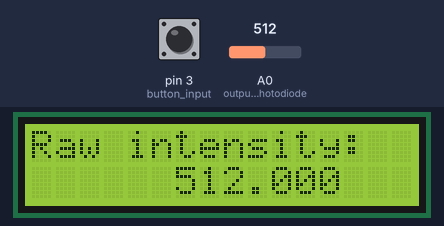
The sketch below on a simulated Arduino Uno, built with avr-gcc and run on an emulated ATmega328P. On the bench: 16×2 character LCD. The test bench sets the inputs (shaded band); at power-on: pin 3 (button_input) HIGH, A0 (output_photodiode) = 512. What the sketch prints to the serial monitor is not drawn.

Above: at 3.2 s.
3.3 s: pin 3 (button_input) pulled LOW for 0.15 s
At 4.6 s:
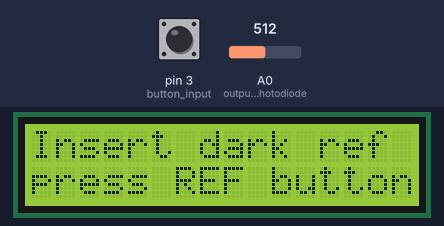
6.4 s: A0 (output_photodiode) set to 10
At 8.0 s:
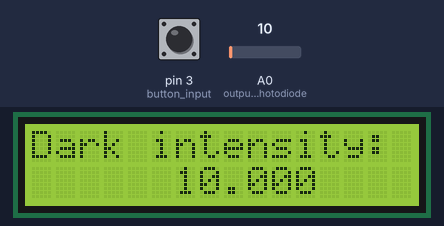
8.7 s: pin 3 (button_input) pulled LOW for 1 s
At 9.7 s:
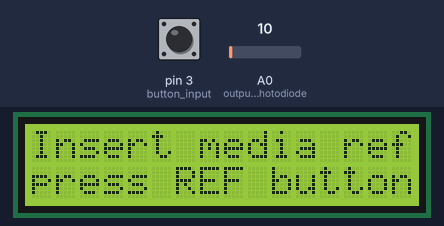
12.7 s: pin 3 (button_input) pulled LOW for 0.15 s
At 13.9 s:
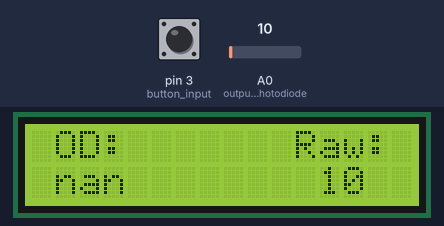
14.3 s: A0 (output_photodiode) set to 12
At 15.8 s:
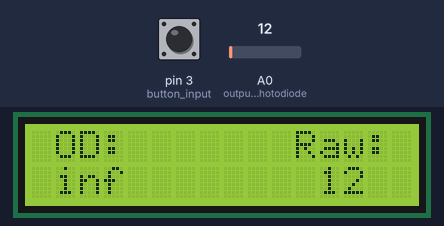
16.1 s: A0 (output_photodiode) set to 0
At 17.5 s:
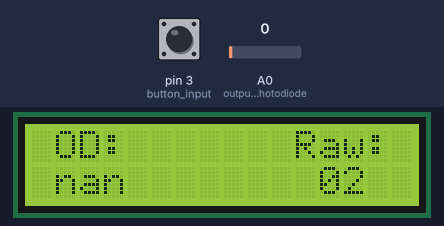
Timing chart, 0 to 18.7 s (numbered marks = the images above; inputs shaded):
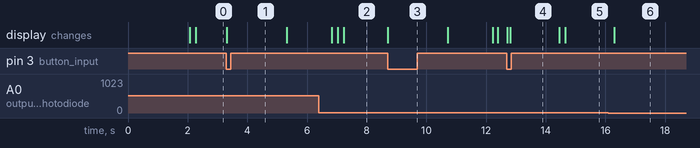

The sketch:

ODMeter_Program.ino
```cpp
#include <LiquidCrystal.h>
#include <math.h>

//Arduino pins
const int output_photodiode = A0;
const int button_input = 3;
const int lcd_contrast = 5;
const int rs = 6, rw = 7, en = 8, d4 = 9, d5 = 10, d6 = 11, d7 = 12;

//Program variables
int new_read = 0;
int sum_of_reads = 0;
int sample_counts = 0;
int thresh_counts = 20;
int value = 0;
volatile unsigned long t_now = 0;
volatile unsigned long t_last = 0;


volatile int dark_counts = 0;
volatile int ref_counts = 0;
volatile bool ref_captured = false;
int t_debounce_ms = 200;
volatile bool reset_to_raw = false;
volatile int state = 0;
volatile int stored_next_state = 0;

int b;

//Initialize LCD and function prototype
LiquidCrystal lcd(rs, rw, en, d4, d5, d6, d7);

void setup() {
  //Pin setup
  Serial.begin(9600);
  Serial.println("Starting");
  analogReference(EXTERNAL);
  analogRead(output_photodiode);
  analogWrite(lcd_contrast, 40);
  pinMode(button_input, INPUT_PULLUP);

  //Set welcome screen
  lcd.begin(16, 2);
  lcd.print("   CZ Biohub");
  lcd.setCursor(0,1);
  lcd.print("    OD Meter");
  delay(2000);

  //Show raw intensity at startup
  state = 0;
  lcd.clear();
  lcd.print("Raw intensity:");
  attachInterrupt(digitalPinToInterrupt(button_input), askDarkISR, LOW);

}

void loop() {
  //Add reads until thresh_counts counts have been summed
  new_read = analogRead(output_photodiode);
  sum_of_reads = sum_of_reads + new_read;
  sample_counts = sample_counts + 1;
  Serial.println(state);
  switch (state) {
    case 0: // raw reading
       // average the readings once the sample count threshold is met
      if (sample_counts >= thresh_counts) {
        value = (sum_of_reads / thresh_counts);
        Serial.println("In state 0 about to print number");
        printNumber(value);
        sample_counts = 0;
        sum_of_reads = 0;
      }
      break;

    case 1: // asking for dark ref
      Serial.println("asking for dark ref");
      lcd.clear();
      lcd.print("Insert dark ref");
      lcd.setCursor(0, 1);
      lcd.print("press REF button");
      delay(2000);

      lcd.clear();
      lcd.print("press REF button");
      lcd.setCursor(0,1);
      lcd.print("when ready.");
      delay(1500);

      lcd.clear();
      lcd.print("Dark intensity:");

      if (digitalRead(button_input) == LOW) {
        // Check if the button is being pressed at the moment --
        // if it is, then attach a temporary interrupt that waits for the button
        // to change state to high. When it does, it attaches the correct ISR,
        // based on the stored_next_state variable.
        attachInterrupt(digitalPinToInterrupt(button_input), tempISR, HIGH);
        stored_next_state = 1;
      } else {
        attachInterrupt(digitalPinToInterrupt(button_input), captureDarkISR, LOW);
      }

      state = 0;
      break;

    case 2: //asking for media ref
      Serial.println("asking for media ref");
      lcd.clear();
      lcd.print("Insert media ref");
      lcd.setCursor(0, 1);
      lcd.print("press REF button");
      delay(2000);

      lcd.clear();
      lcd.print("press REF button");
      lcd.setCursor(0,1);
      lcd.print("when ready.");
      delay(1500);

      lcd.clear();
      lcd.print("Media intensity:");

      if (digitalRead(button_input) == LOW) {
         // Check if the button is being pressed at the moment --
        // if it is, then attach a temporary interrupt that waits for the button
        // to change state to high. When it does, it attaches the correct ISR,
        // based on the stored_next_state variable.
        attachInterrupt(digitalPinToInterrupt(button_input), tempISR, HIGH);
        stored_next_state = 2;
      } else {
        attachInterrupt(digitalPinToInterrupt(button_input), captureMediaISR, LOW);
      }
      state = 0;
      break;


    case 3: // OD reading
      b = checkButton();
      if (b == 2) {
        attachInterrupt(digitalPinToInterrupt(button_input), askDarkISR, LOW);
        state=1;

      }
      if (sample_counts == thresh_counts) {
        value = (sum_of_reads / thresh_counts);
        float od = -1.0 * log10(float(value-dark_counts) / float(ref_counts-dark_counts));
        // Print out OD
        lcd.setCursor(1,1);
        lcd.print(od,3);

        // Print out raw value
        lcd.setCursor(12,1);
        lcd.print(value);
        sample_counts = 0;
        sum_of_reads = 0;
      }

      break;

  }
  delay(10);
}

//Print number to LCD
void printNumber(float number){
  lcd.setCursor(6, 1);
  lcd.print("    ");
  lcd.setCursor(6, 1);
  lcd.print(number,3);
}

//Button callbacks
void tempISR(void) {
  t_now = millis();
  if ((t_now - t_last) > t_debounce_ms) {
    detachInterrupt(digitalPinToInterrupt(button_input));
    if (digitalRead(button_input) == LOW) {
      attachInterrupt(digitalPinToInterrupt(button_input), tempISR, HIGH);
    } else {
      if (stored_next_state == 1) {
        attachInterrupt(digitalPinToInterrupt(button_input), captureDarkISR, LOW);
      } else {
        // it equals 2
        attachInterrupt(digitalPinToInterrupt(button_input), captureMediaISR, LOW);
      }
    }

  }
}


void askDarkISR(void){
  t_now = millis();
  if ((t_now - t_last) > t_debounce_ms){
    detachInterrupt(digitalPinToInterrupt(button_input));
    state = 1;
  }
  t_last = t_now;
}

void captureDarkISR(void){
  t_now = millis();
  if ((t_now - t_last) > t_debounce_ms){
    detachInterrupt(digitalPinToInterrupt(button_input));
    dark_counts = value;
    state = 2;
  }
  t_last = t_now;
}

void askMediaISR(void){
  t_now = millis();
  if ((t_now - t_last) > t_debounce_ms){
    detachInterrupt(digitalPinToInterrupt(button_input));
    state = 2;
  }
  t_last = t_now;
}

void captureMediaISR(void){
  t_now = millis();
  if ((t_now - t_last) > t_debounce_ms){
    detachInterrupt(digitalPinToInterrupt(button_input));
    ref_counts = value;
    lcd.clear();
    lcd.setCursor(1,0);
    lcd.print("OD:");
    lcd.setCursor(11,0);
    lcd.print("Raw:");
    state = 3;
  }
  t_last = t_now;
}
//=================================================
//  MULTI-CLICK:  One Button, Multiple Events

// Button timing variables
int debounce = 200;          // ms debounce period to prevent flickering when pressing or releasing the button
int DCgap = 280;            // max ms between clicks for a double click event
int holdTime = 1000;        // ms hold period: how long to wait for press+hold event

// Button variables
boolean buttonVal = HIGH;   // value read from button
boolean buttonLast = HIGH;  // buffered value of the button's previous state
boolean DCwaiting = false;  // whether we're waiting for a double click (down)
boolean DConUp = false;     // whether to register a double click on next release, or whether to wait and click
boolean singleOK = true;    // whether it's OK to do a single click
long downTime = -1;         // time the button was pressed down
long upTime = -1;           // time the button was released
boolean ignoreUp = false;   // whether to ignore the button release because the click+hold was triggered
boolean waitForUp = false;        // when held, whether to wait for the up event
boolean holdEventPast = false;    // whether or not the hold event happened already

int checkButton() {
   int event = 0;
   buttonVal = digitalRead(button_input);
   // Button pressed down
   if (buttonVal == LOW && buttonLast == HIGH && (millis() - upTime) > debounce)
   {
       downTime = millis();
       ignoreUp = false;
       waitForUp = false;
       singleOK = true;
       holdEventPast = false;
       if ((millis()-upTime) < DCgap && DConUp == false && DCwaiting == true)  DConUp = true;
       else  DConUp = false;
       DCwaiting = false;
   }
   // Button released
   else if (buttonVal == HIGH && buttonLast == LOW && (millis() - downTime) > debounce)
   {
       if (not ignoreUp)
       {
           upTime = millis();
           if (DConUp == false) DCwaiting = true;
       }
   }
   // Test for normal click event: DCgap expired
   if ( buttonVal == HIGH && (millis()-upTime) >= DCgap && DCwaiting == true && DConUp == false && singleOK == true && event != 2)
   {
       event = 1;
       DCwaiting = false;
   }
   // Test for hold
   if (buttonVal == LOW && (millis() - downTime) >= holdTime) {
       // Trigger "normal" hold
       if (not holdEventPast)
       {
           event = 2;
           waitForUp = true;
           ignoreUp = true;
           DConUp = false;
           DCwaiting = false;
           holdEventPast = true;
       }

   }
   buttonLast = buttonVal;
   return event;
} // End of checkButton()
```

Measured:
- the behaviour switches between 10 and 11 on A0 (output_photodiode) (found by bisection; images 4 and 5)
- after the input at 3.3 s, the display: changes at once (image 1)
- after the input at 8.7 s, the display: changes at once (image 3)
- after the input at 12.7 s, the display: first changes at once (image 4 shows a later state)
- after the input at 14.3 s, the display: first changes after 0.15 s (image 5 shows a later state)
- after the input at 16.1 s, the display: changes after 0.20 s (image 6)
